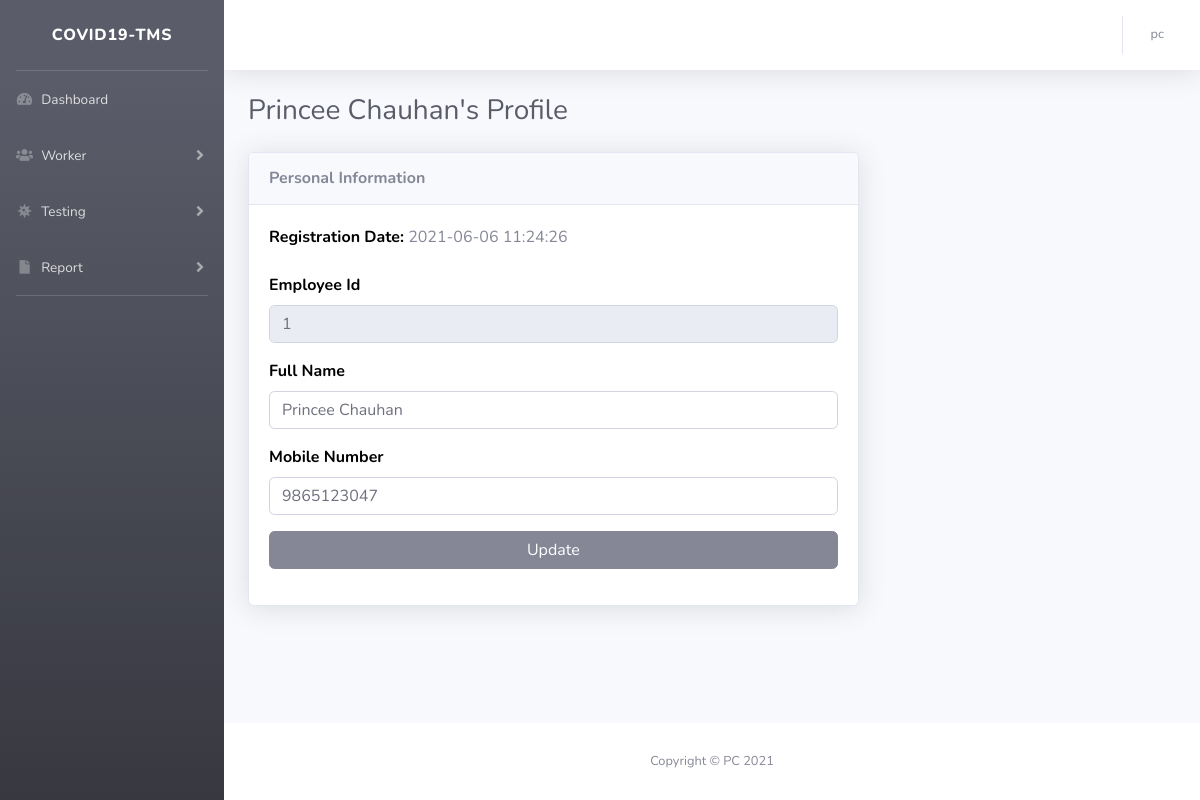
/edit-phlebotomist.php?pid=10 (signed in), run on the app's committed database.
### tables this page shows
CREATE TABLE `tblphlebotomist` (
  `id` int(11) NOT NULL,
  `EmpID` varchar(100) DEFAULT NULL,
  `FullName` varchar(120) DEFAULT NULL,
  `MobileNumber` bigint(12) DEFAULT NULL,
  `RegDate` timestamp NULL DEFAULT current_timestamp()
);

### edit-phlebotomist.php (the view, shortened to what this page needs)
<?php session_start();
include_once('includes/config.php');
if (strlen($_SESSION['aid']==0)) {
  header('location:logout.php');
  } else{
?>
<!DOCTYPE html>
<html lang="en">
<head>
    <link href="vendor/fontawesome-free/css/all.min.css" rel="stylesheet" type="text/css">
    <link href="css/sb-admin-2.min.css" rel="stylesheet">
</head>
<body id="page-top">
    <div id="wrapper">
<?php include_once('includes/sidebar.php');?>
        <div id="content-wrapper" class="d-flex flex-column">
            <div id="content">
          <?php include_once('includes/topbar.php');?>
                <div class="container-fluid">
<?php
$pid=intval($_GET['pid']);
$query=mysqli_query($con,"select * from tblphlebotomist where id='$pid'");
while($row=mysqli_fetch_array($query)){
?>
<h1 class="h3 mb-4 text-gray-800"><?php echo $row['FullName'];?>'s Profile</h1>
<form name="editphlebotomist" method="post">
  <div class="row">
                        <div class="col-lg-8">
                            <div class="card shadow mb-4">
                                <div class="card-header py-3">
                                    <h6 class="m-0 font-weight-bold text-secondary">Personal Information</h6>
                                </div>
                                <div class="card-body">
 <div class="form-group">
                            <label>Registration Date: </label>
                                     <?php echo $row['RegDate'];?>
                                        </div>
                  <div class="form-group">
                            <label>Employee Id</label>
                             <input type="text" class="form-control" id="empid" name="empid"  value="<?php echo $row['EmpID'];?>"  readonly="true" >
                                        </div>
                        <div class="form-group">
                            <label>Full Name</label>
                                            <input type="text" class="form-control" id="fullname" name="fullname"  placeholder="Enter your full name..." pattern="[A-Za-z ]+" title="letters only" value="<?php echo $row['FullName'];?>" required="true">
                                        </div>
                                        <div class="form-group">
                                             <label>Mobile Number</label>
                                  <input type="text" class="form-control" id="mobilenumber" name="mobilenumber" placeholder="Please enter your mobile number" pattern="[0-9]{10}" title="10 numeric characters only" value="<?php echo $row['MobileNumber'];?>" required="true" >
                                        </div>
        <div class="form-group">
                                 <input type="submit" class="btn btn-secondary btn-user btn-block" name="update" id="update" value="Update">
                             </div>
                                </div>
                            </div>
                        </div>
                    </div>
</form>
<?php } ?>
                </div>
            </div>
           <?php include_once('includes/footer.php');?>
        </div>
    </div>
</body>
</html>
<?php } ?>

### includes/topbar.php (shortened to what this page needs)
<nav class="navbar navbar-expand navbar-light bg-white topbar mb-4 static-top shadow">
    <?php if ($_SESSION['aid']) : ?>
        <ul class="navbar-nav ml-auto">
            <li class="nav-item dropdown no-arrow">
                <a class="nav-link dropdown-toggle" href="#" id="userDropdown" role="button" data-toggle="dropdown" aria-haspopup="true" aria-expanded="false">
                    <?php
                      $adid = $_SESSION['aid'];
                      $ret1 = mysqli_query($con, "select AdminName from tbladmin where ID='$adid'");
                      while ($row1 = mysqli_fetch_array($ret1)) {
                      ?>
                        <span class="mr-2 d-none d-lg-inline text-gray-600 small"><?php echo $row1['AdminName']; ?></span>
                    <?php } ?>
                </a>
            </li>
        </ul>
    <?php endif; ?>
</nav>

### edit-phlebotomist.php (style rules this page uses)
label { font-size:16px; font-weight:bold; color:#000; }

### data on the page
tblphlebotomist: FullName "Princee Chauhan", RegDate "2021-06-06 11:24:26", empid "1", fullname "Princee Chauhan", mobilenumber "9865123047"

### other printed values
$row1['AdminName'] "pc"
